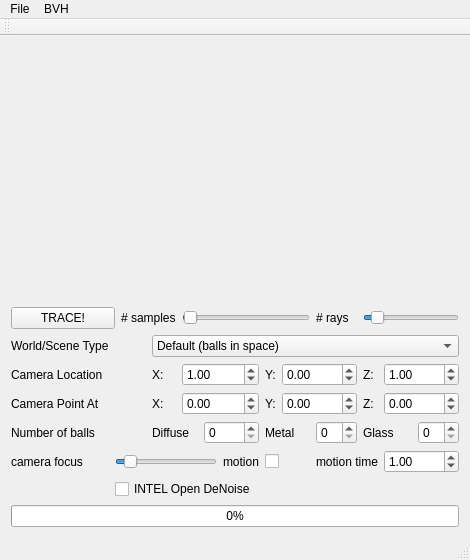
<?xml version="1.0" encoding="UTF-8"?>
<ui version="4.0">
 <class>MainWindow</class>
 <widget class="QMainWindow" name="MainWindow">
  <property name="geometry">
   <rect>
    <x>0</x>
    <y>0</y>
    <width>454</width>
    <height>560</height>
   </rect>
  </property>
  <property name="windowTitle">
   <string>RayTracer</string>
  </property>
  <widget class="QWidget" name="centralWidget">
   <layout class="QGridLayout" name="gridLayout">
    <item row="1" column="9">
     <widget class="QLabel" name="label_14">
      <property name="text">
       <string># rays</string>
      </property>
     </widget>
    </item>
    <item row="5" column="12">
     <widget class="QSpinBox" name="num_glass"/>
    </item>
    <item row="4" column="4" colspan="3">
     <widget class="QDoubleSpinBox" name="point_x">
      <property name="minimum">
       <double>-1000.000000000000000</double>
      </property>
      <property name="maximum">
       <double>1000.000000000000000</double>
      </property>
      <property name="value">
       <double>0.000000000000000</double>
      </property>
     </widget>
    </item>
    <item row="6" column="11" colspan="2">
     <widget class="QDoubleSpinBox" name="time">
      <property name="minimum">
       <double>-10.000000000000000</double>
      </property>
      <property name="maximum">
       <double>10.000000000000000</double>
      </property>
      <property name="value">
       <double>1.000000000000000</double>
      </property>
     </widget>
    </item>
    <item row="3" column="7">
     <widget class="QLabel" name="label_4">
      <property name="text">
       <string>Y:</string>
      </property>
     </widget>
    </item>
    <item row="6" column="0">
     <widget class="QLabel" name="label_15">
      <property name="text">
       <string>camera focus</string>
      </property>
     </widget>
    </item>
    <item row="2" column="0">
     <widget class="QLabel" name="label_18">
      <property name="text">
       <string>World/Scene Type</string>
      </property>
     </widget>
    </item>
    <item row="5" column="3" colspan="2">
     <widget class="QLabel" name="label_10">
      <property name="text">
       <string>Diffuse</string>
      </property>
     </widget>
    </item>
    <item row="6" column="7" colspan="2">
     <widget class="QCheckBox" name="checkBox">
      <property name="text">
       <string/>
      </property>
     </widget>
    </item>
    <item row="4" column="3">
     <widget class="QLabel" name="label_3">
      <property name="text">
       <string>X:</string>
      </property>
     </widget>
    </item>
    <item row="3" column="8" colspan="2">
     <widget class="QDoubleSpinBox" name="camera_y">
      <property name="minimum">
       <double>-1000.000000000000000</double>
      </property>
      <property name="maximum">
       <double>1000.000000000000000</double>
      </property>
      <property name="singleStep">
       <double>10.000000000000000</double>
      </property>
      <property name="value">
       <double>0.000000000000000</double>
      </property>
     </widget>
    </item>
    <item row="1" column="4" colspan="5">
     <widget class="QSlider" name="num_samples">
      <property name="minimum">
       <number>1</number>
      </property>
      <property name="maximum">
       <number>1000</number>
      </property>
      <property name="singleStep">
       <number>10</number>
      </property>
      <property name="value">
       <number>10</number>
      </property>
      <property name="orientation">
       <enum>Qt::Horizontal</enum>
      </property>
     </widget>
    </item>
    <item row="3" column="10">
     <widget class="QLabel" name="label_6">
      <property name="text">
       <string>Z:</string>
      </property>
     </widget>
    </item>
    <item row="5" column="0" colspan="3">
     <widget class="QLabel" name="label_9">
      <property name="text">
       <string>Number of balls</string>
      </property>
     </widget>
    </item>
    <item row="6" column="9" colspan="2">
     <widget class="QLabel" name="label_17">
      <property name="text">
       <string>motion time</string>
      </property>
     </widget>
    </item>
    <item row="6" column="6">
     <widget class="QLabel" name="label_16">
      <property name="text">
       <string>motion</string>
      </property>
     </widget>
    </item>
    <item row="9" column="0" colspan="13">
     <widget class="QProgressBar" name="progressBar">
      <property name="value">
       <number>0</number>
      </property>
     </widget>
    </item>
    <item row="1" column="10" colspan="3">
     <widget class="QSlider" name="num_rays">
      <property name="minimum">
       <number>1</number>
      </property>
      <property name="maximum">
       <number>100</number>
      </property>
      <property name="value">
       <number>10</number>
      </property>
      <property name="orientation">
       <enum>Qt::Horizontal</enum>
      </property>
      <property name="tickPosition">
       <enum>QSlider::NoTicks</enum>
      </property>
     </widget>
    </item>
    <item row="4" column="8" colspan="2">
     <widget class="QDoubleSpinBox" name="point_y">
      <property name="minimum">
       <double>-1000.000000000000000</double>
      </property>
      <property name="maximum">
       <double>1000.000000000000000</double>
      </property>
      <property name="value">
       <double>0.000000000000000</double>
      </property>
     </widget>
    </item>
    <item row="3" column="11" colspan="2">
     <widget class="QDoubleSpinBox" name="camera_z">
      <property name="minimum">
       <double>-1000.000000000000000</double>
      </property>
      <property name="maximum">
       <double>1000.000000000000000</double>
      </property>
      <property name="value">
       <double>1.000000000000000</double>
      </property>
     </widget>
    </item>
    <item row="5" column="5" colspan="2">
     <widget class="QSpinBox" name="num_diffuse"/>
    </item>
    <item row="4" column="7">
     <widget class="QLabel" name="label_5">
      <property name="text">
       <string>Y:</string>
      </property>
     </widget>
    </item>
    <item row="0" column="0" colspan="13">
     <widget class="QWidget" name="widget" native="true"/>
    </item>
    <item row="4" column="10">
     <widget class="QLabel" name="label_7">
      <property name="text">
       <string>Z:</string>
      </property>
     </widget>
    </item>
    <item row="4" column="0" colspan="3">
     <widget class="QLabel" name="label_8">
      <property name="text">
       <string>Camera Point At</string>
      </property>
     </widget>
    </item>
    <item row="1" column="2" colspan="2">
     <widget class="QLabel" name="label_13">
      <property name="text">
       <string># samples</string>
      </property>
     </widget>
    </item>
    <item row="2" column="3" colspan="10">
     <widget class="QComboBox" name="comboBox">
      <item>
       <property name="text">
        <string>Default (balls in space)</string>
       </property>
      </item>
      <item>
       <property name="text">
        <string>Cornell Box</string>
       </property>
      </item>
     </widget>
    </item>
    <item row="3" column="3">
     <widget class="QLabel" name="label_2">
      <property name="text">
       <string>X:</string>
      </property>
     </widget>
    </item>
    <item row="1" column="0" colspan="2">
     <widget class="QPushButton" name="pushButton">
      <property name="text">
       <string>TRACE!</string>
      </property>
     </widget>
    </item>
    <item row="4" column="11" colspan="2">
     <widget class="QDoubleSpinBox" name="point_z">
      <property name="minimum">
       <double>-1000.000000000000000</double>
      </property>
      <property name="maximum">
       <double>1000.000000000000000</double>
      </property>
      <property name="value">
       <double>0.000000000000000</double>
      </property>
     </widget>
    </item>
    <item row="5" column="10" colspan="2">
     <widget class="QLabel" name="label_12">
      <property name="text">
       <string>Glass</string>
      </property>
     </widget>
    </item>
    <item row="6" column="1" colspan="5">
     <widget class="QSlider" name="num_samples_2">
      <property name="minimum">
       <number>1</number>
      </property>
      <property name="maximum">
       <number>100</number>
      </property>
      <property name="value">
       <number>10</number>
      </property>
      <property name="orientation">
       <enum>Qt::Horizontal</enum>
      </property>
     </widget>
    </item>
    <item row="3" column="4" colspan="3">
     <widget class="QDoubleSpinBox" name="camera_x">
      <property name="minimum">
       <double>-1000.000000000000000</double>
      </property>
      <property name="maximum">
       <double>1000.000000000000000</double>
      </property>
      <property name="value">
       <double>1.000000000000000</double>
      </property>
     </widget>
    </item>
    <item row="5" column="7" colspan="2">
     <widget class="QLabel" name="label_11">
      <property name="text">
       <string>Metal</string>
      </property>
     </widget>
    </item>
    <item row="5" column="9">
     <widget class="QSpinBox" name="num_metal"/>
    </item>
    <item row="3" column="0" colspan="3">
     <widget class="QLabel" name="label">
      <property name="text">
       <string>Camera Location</string>
      </property>
     </widget>
    </item>
    <item row="7" column="1" colspan="6">
     <widget class="QCheckBox" name="denoise">
      <property name="text">
       <string>INTEL Open DeNoise</string>
      </property>
     </widget>
    </item>
   </layout>
   <zorder>pushButton</zorder>
   <zorder>widget</zorder>
   <zorder>num_samples</zorder>
   <zorder>num_rays</zorder>
   <zorder>camera_x</zorder>
   <zorder>camera_y</zorder>
   <zorder>camera_z</zorder>
   <zorder>point_x</zorder>
   <zorder>point_y</zorder>
   <zorder>point_z</zorder>
   <zorder>num_diffuse</zorder>
   <zorder>num_metal</zorder>
   <zorder>num_glass</zorder>
   <zorder>label</zorder>
   <zorder>label_2</zorder>
   <zorder>label_3</zorder>
   <zorder>label_4</zorder>
   <zorder>label_5</zorder>
   <zorder>label_6</zorder>
   <zorder>label_7</zorder>
   <zorder>label_8</zorder>
   <zorder>label_9</zorder>
   <zorder>label_10</zorder>
   <zorder>label_11</zorder>
   <zorder>label_12</zorder>
   <zorder>label_13</zorder>
   <zorder>label_14</zorder>
   <zorder>label_15</zorder>
   <zorder>num_samples_2</zorder>
   <zorder>label_16</zorder>
   <zorder>label_17</zorder>
   <zorder>time</zorder>
   <zorder>checkBox</zorder>
   <zorder>progressBar</zorder>
   <zorder>comboBox</zorder>
   <zorder>label_18</zorder>
   <zorder>denoise</zorder>
  </widget>
  <widget class="QMenuBar" name="menuBar">
   <property name="geometry">
    <rect>
     <x>0</x>
     <y>0</y>
     <width>454</width>
     <height>21</height>
    </rect>
   </property>
   <widget class="QMenu" name="menuHelp">
    <property name="title">
     <string>File</string>
    </property>
    <addaction name="actionHelp"/>
   </widget>
   <widget class="QMenu" name="menuBVH">
    <property name="title">
     <string>BVH</string>
    </property>
    <addaction name="actionviewer"/>
   </widget>
   <addaction name="menuHelp"/>
   <addaction name="menuBVH"/>
  </widget>
  <widget class="QToolBar" name="mainToolBar">
   <attribute name="toolBarArea">
    <enum>TopToolBarArea</enum>
   </attribute>
   <attribute name="toolBarBreak">
    <bool>false</bool>
   </attribute>
  </widget>
  <widget class="QStatusBar" name="statusBar"/>
  <action name="actionHelp">
   <property name="text">
    <string>Help</string>
   </property>
  </action>
  <action name="actionBVH_Viewer">
   <property name="text">
    <string>BVH Viewer</string>
   </property>
  </action>
  <action name="actionviewer">
   <property name="text">
    <string>viewer</string>
   </property>
  </action>
 </widget>
 <layoutdefault spacing="6" margin="11"/>
 <resources/>
 <connections/>
</ui>
